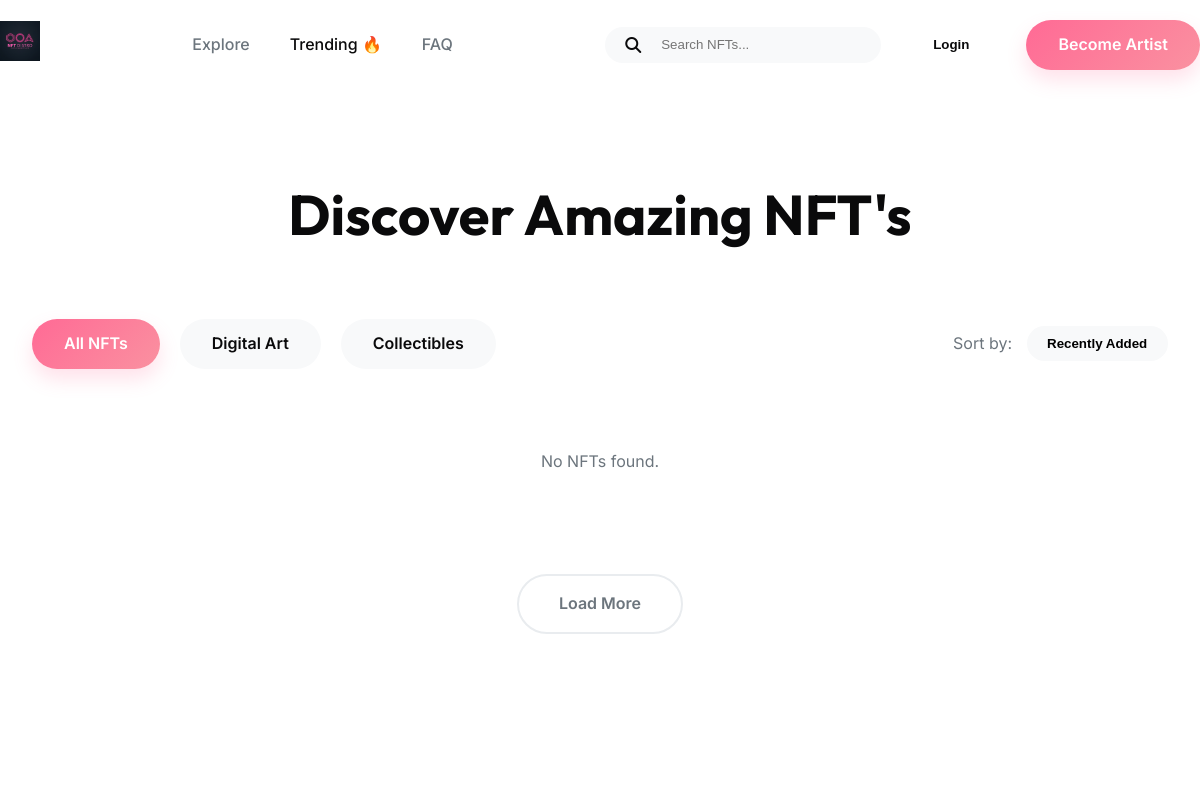
/explore/ (upper part), run on an earlier commit of the app's database.
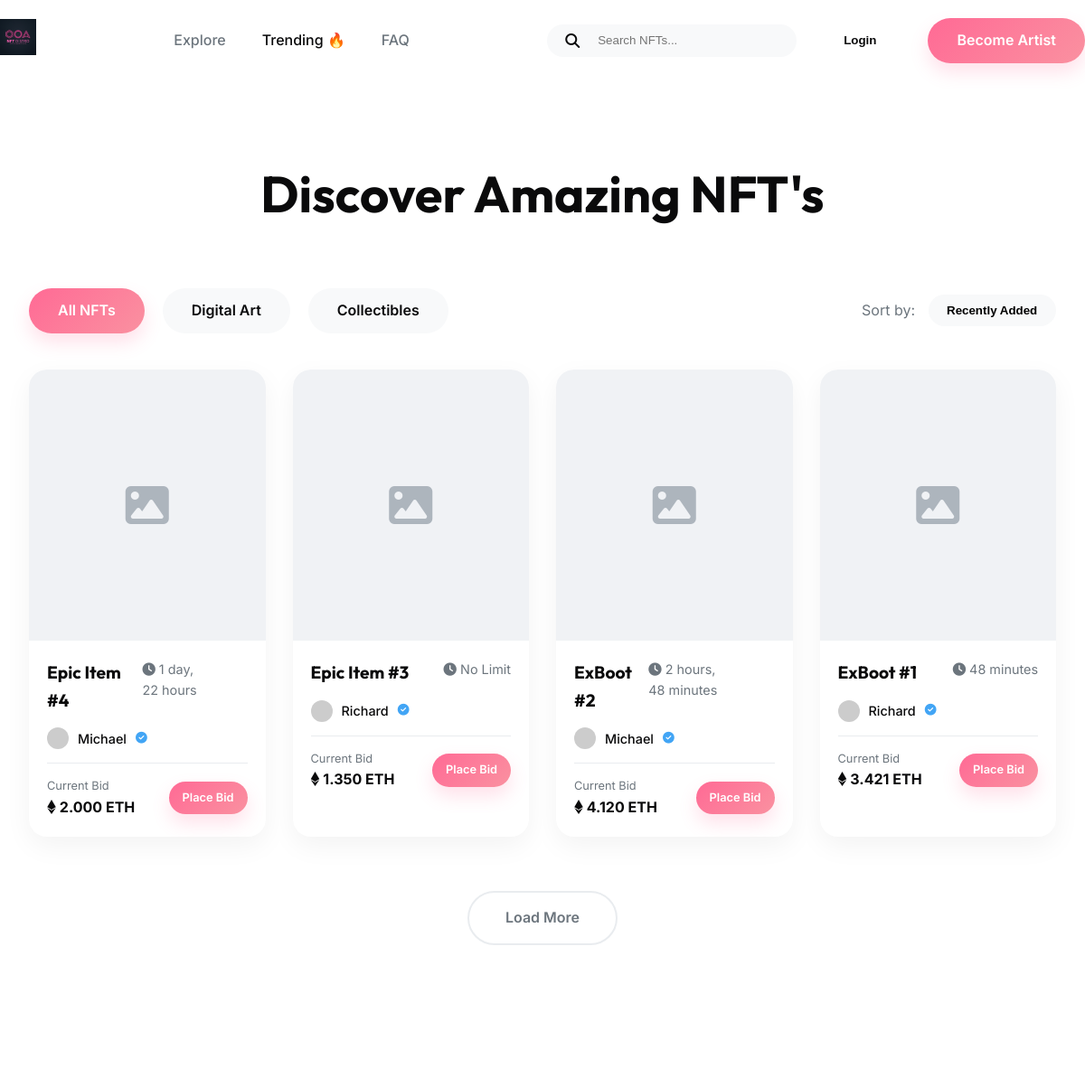
And on a later commit of the database.
### nft/models.py (models this page shows, shortened)
class NFT(models.Model):
    title = models.CharField(max_length=200)
    creator = models.ForeignKey(User, on_delete=models.CASCADE, related_name='created_nfts')
    image = models.ImageField(upload_to='nfts/', blank=True, null=True)
    price = models.DecimalField(max_digits=10, decimal_places=3)
    category = models.ForeignKey(Category, on_delete=models.SET_NULL, null=True, blank=True)
    end_time = models.DateTimeField(blank=True, null=True)
    created_at = models.DateTimeField(auto_now_add=True)

### nft/views.py (the view)
# urls.py: path('explore/', views.explore, name='explore'),
def explore(request):
    nfts = NFT.objects.all()
    q = request.GET.get('q', '')
    if q:
        nfts = nfts.filter(Q(title__icontains=q) | Q(details__description__icontains=q))
    category_filter = request.GET.get('category', '')
    if category_filter:
        nfts = nfts.filter(category__name=category_filter)
    sort = request.GET.get('sort', '')
    if sort == 'price':
        nfts = nfts.order_by('price')
    elif sort == '-price':
        nfts = nfts.order_by('-price')
    elif sort == '-created_at':
        nfts = nfts.order_by('-created_at')
    else:
        nfts = nfts.order_by('-created_at')
    context = {
        'nfts': nfts,
        'q': q,
        'selected_category': category_filter,
        'sort': sort,
    }
    return render(request, 'nft/explore.html', context)

### templates/nft/explore.html (shortened to what this page needs)
{% extends 'base.html' %}
{% load static %}
{% block content %}
<section class="section-padding">
    <div class="container animate">
        <h1 style="text-align: center; font-size: 3.5rem; margin-bottom: 60px;">Discover Amazing NFT's</h1>
        <div style="display: flex; justify-content: space-between; align-items: center; margin-bottom: 40px;">
            <div style="display: flex; gap: 20px;">
                <a href="?category=&sort={{ sort|default:'' }}" class="btn {% if not selected_category %}btn-primary{% else %}btn-outline{% endif %}" style="">All NFTs</a>
                <a href="?category=Digital Art&sort={{ sort|default:'' }}" class="btn {% if selected_category == 'Digital Art' %}btn-primary{% else %}btn-outline{% endif %}" style="{% if selected_category != 'Digital Art' %}border: none; background: #F8F9FA;{% endif %}">Digital Art</a>
                <a href="?category=Collectibles&sort={{ sort|default:'' }}" class="btn {% if selected_category == 'Collectibles' %}btn-primary{% else %}btn-outline{% endif %}" style="{% if selected_category != 'Collectibles' %}border: none; background: #F8F9FA;{% endif %}">Collectibles</a>
            </div>
            <form id="sortForm" method="GET" action="{% url 'nft:explore' %}" style="display: flex; align-items: center; gap: 15px;">
                <span style="color: var(--text-secondary);">Sort by:</span>
                <select name="sort" onchange="document.getElementById('sortForm').submit();" style="padding: 10px 20px; background: #F8F9FA; border: none; border-radius: 50px; font-weight: 600; cursor: pointer; outline: none; appearance: none; -webkit-appearance: none;">
                    <option value="-created_at" {% if sort == '-created_at' %}selected{% endif %}>Recently Added</option>
                </select>
            </form>
        </div>
        <div style="display: grid; grid-template-columns: repeat(4, 1fr); gap: 30px;">
            {% for nft in nfts %}
            <div class="nft-card animate">
                <div class="nft-image-container" {% if not nft.image %}style="background: #F0F2F5;"{% endif %}>
                    {% if nft.image %}
                    <img src="{{ nft.image.url }}" alt="{{ nft.title }}">
                    {% else %}
                    <div style="width: 100%; height: 100%; display: flex; justify-content: center; align-items: center;">
                        <i class="fa-solid fa-image" style="font-size: 3rem; color: #ADB5BD;"></i>
                    </div>
                    {% endif %}
                </div>
                <div class="nft-info">
                    <div class="nft-header">
                        <h4 style="font-size: 1.2rem;">{{ nft.title }}</h4>
                        <div style="color: var(--text-secondary); font-size: 0.9rem;">
                            <i class="fa-solid fa-clock"></i>
                            {% if nft.end_time %}
                                {{ nft.end_time|timeuntil }}
                            {% else %}
                                No Limit
                            {% endif %}
                        </div>
                    </div>
                    <div style="display: flex; align-items: center; gap: 10px; margin-bottom: 15px;">
                        <img src="https://ui-avatars.com/api/?name={{ nft.creator.username }}&background=random" style="width: 24px; height: 24px; border-radius: 50%;">
                        <span style="font-weight: 500; font-size: 0.9rem;">{{ nft.creator.username }}</span>
                        <i class="fa-solid fa-circle-check" style="color: #42a5f5; font-size: 0.8rem;"></i>
                    </div>
                    <div class="nft-bid-section">
                        <div>
                            <p style="color: var(--text-secondary); font-size: 0.8rem;">Current Bid</p>
                            <p style="font-weight: 700;"><i class="fa-brands fa-ethereum"></i> {{ nft.price }} ETH</p>
                        </div>
                        <a href="{% url 'nft:detail_pk' nft.id %}" class="btn btn-primary" style="padding: 8px 15px; font-size: 0.8rem;">Place Bid</a>
                    </div>
                </div>
            </div>
            {% empty %}
            <div style="grid-column: 1 / -1; text-align: center; color: var(--text-secondary); padding: 40px;">
                No NFTs found.
            </div>
            {% endfor %}
        </div>
        <div style="text-align: center; margin-top: 60px;">
            <a href="#" class="btn btn-outline" style="padding: 15px 40px; border-color: #E9ECEF; color: var(--text-secondary);">Load More</a>
        </div>
    </div>
</section>
<section class="section-padding animate">
</section>
{% endblock %}

### templates/base.html (shortened to what this page needs)
{% load static %}
<!DOCTYPE html>
<html lang="en">
<head>
    <link rel="stylesheet" href="{% static 'css/style.css' %}">
    <link rel="stylesheet" href="https://cdnjs.cloudflare.com/ajax/libs/font-awesome/6.4.0/css/all.min.css">
</head>
<body>
    <header class="navbar container">
        <div class="logo">
            <a href="{% url 'nft:home' %}">
                <img src="{% static 'images/logos/logo.png' %}" alt="NFT Distro" style="height: 40px;">
            </a>
        </div>
        <nav>
            <ul class="nav-links">
                <li><a href="{% url 'nft:home' %}" class="{% if request.resolver_match.url_name == 'home' %}active{% endif %}">Explore</a></li>
                <li><a href="{% url 'nft:explore' %}" class="{% if request.resolver_match.url_name == 'explore' %}active{% endif %}">Trending 🔥</a></li>
                <li><a href="{% url 'nft:faq' %}" class="{% if request.resolver_match.url_name == 'faq' %}active{% endif %}">FAQ</a></li>
            </ul>
        </nav>
        <div class="nav-actions">
            <form action="{% url 'nft:explore' %}" method="GET" class="search-bar" style="display: flex; align-items: center; background: #F8F9FA; padding: 10px 20px; border-radius: 20px;">
                <i class="fa-solid fa-search"></i>
                <input type="text" name="q" placeholder="Search NFTs..." style="border: none; background: transparent; outline: none; margin-left: 10px;">
            </form>
            {% if request.user.is_authenticated %}
            <a href="{% url 'nft:logout' %}" class="btn btn-outline" style="border: none; margin-right: 5px;">Logout ({{ request.user.username }})</a>
            {% else %}
            <button onclick="document.getElementById('loginModal').style.display='flex'" class="btn btn-outline" style="border:none; margin-right: 5px;">Login</button>
            {% endif %}
            <a href="{% url 'nft:become_artist' %}" class="btn btn-primary">Become Artist</a>
        </div>
    </header>
    <main>
        {% block content %}
        {% endblock %}
    </main>
</body>
</html>

### static/css/style.css (style rules this page uses)
:root { --primary-gradient: linear-gradient(135deg, #FF6A95 0%, #FA91A0 100%); --secondary-gradient: linear-gradient(135deg, #7C5CFF 0%, #9078FF 100%); --bg-dark: #0A0A0B; --bg-light: #FFFFFF; --card-bg-light: #F8F9FA; --card-bg-dark: #1A1A1D; --text-primary: #0A0A0B; --text-secondary: #6C757D; --text-white: #FFFFFF; --border-color: #E9ECEF; --transition: all 0.3s cubic-bezier(0.4, 0, 0.2, 1); }
* { margin: 0; padding: 0; box-sizing: border-box; }
body { font-family: 'Inter', sans-serif; color: var(--text-primary); background-color: var(--bg-light); line-height: 1.6; overflow-x: hidden; }
h1, h2, h3, h4, .brand-font { font-family: 'Outfit', sans-serif; font-weight: 700; }
a { text-decoration: none; color: inherit; transition: var(--transition); }
.container { max-width: 1200px; margin: 0 auto; padding: 0 2rem; }
.section-padding { padding: 80px 0; }
.btn { display: inline-block; padding: 12px 32px; border-radius: 50px; font-weight: 600; cursor: pointer; border: none; transition: var(--transition); text-align: center; }
.btn-primary { background: var(--primary-gradient); color: white; box-shadow: 0 10px 20px rgba(255, 106, 149, 0.2); }
.btn-outline { background: transparent; border: 2px solid var(--text-primary); color: var(--text-primary); }
.navbar { display: flex; justify-content: space-between; align-items: center; padding: 20px 0; position: sticky; top: 0; background: rgba(255, 255, 255, 0.8); backdrop-filter: blur(10px); z-index: 1000; }
.nav-links { display: flex; gap: 40px; list-style: none; }
.nav-links a { font-weight: 500; color: var(--text-secondary); }
.nav-links a:hover, .nav-links a.active { color: var(--text-primary); }
.nav-actions { display: flex; align-items: center; gap: 20px; }
.search-bar { background: var(--card-bg-light); border-radius: 50px; padding: 10px 20px; display: flex; align-items: center; gap: 10px; }
.search-bar input { border: none; background: transparent; outline: none; width: 200px; }
.nft-card { background: var(--bg-light); border-radius: 20px; overflow: hidden; box-shadow: 0 10px 30px rgba(0,0,0,0.05); transition: var(--transition); }
.nft-image-container { height: 300px; overflow: hidden; position: relative; }
.nft-info { padding: 20px; }
.nft-header { display: flex; justify-content: space-between; margin-bottom: 15px; }
.nft-bid-section { display: flex; justify-content: space-between; align-items: center; border-top: 1px solid var(--border-color); padding-top: 15px; }
.animate { animation: fadeIn 0.8s ease forwards; }

What changed in the data, as far as the page shows it:
added NFT: title "Epic Item #4", end_time "1 day, 22 hours", creator.username "Michael", price "2.000"
added NFT: title "Epic Item #3", shows "No Limit", creator.username "Richard", price "1.350"
added NFT: title "ExBoot #2", end_time "2 hours, 48 minutes", creator.username "Michael", price "4.120"
added NFT: title "ExBoot #1", end_time "48 minutes", creator.username "Richard", price "3.421"
Also different on the page:
text no longer shown: "No NFTs found."
